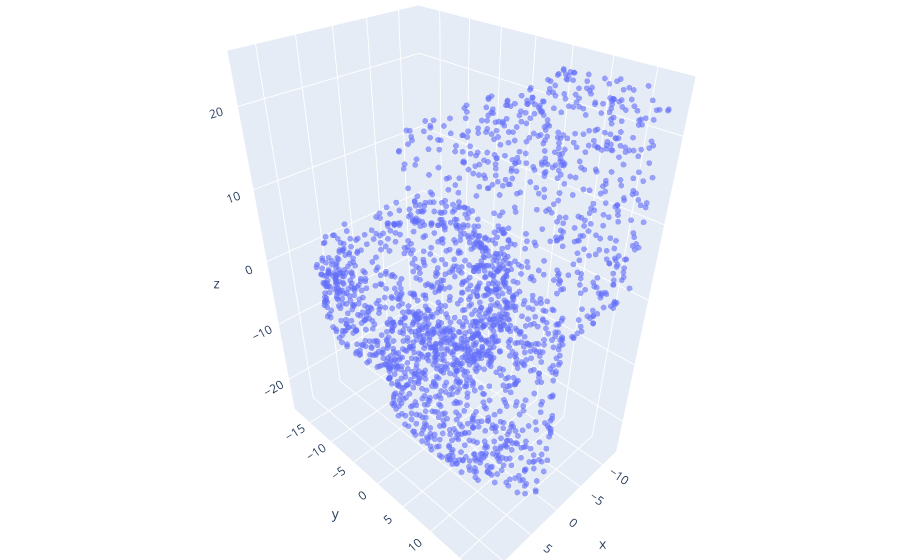

The cell this chart's notebook holds for it:
### Markdown cell above
### Plot sample

### Code cell
def plot_point_cloud(xyz, rgb=None, alpha=1.0):
    """Plot point cloud with alpha channel"""
    fig = go.Figure()
    fig.add_trace(
        go.Scatter3d(
            x=xyz[:, 0],
            y=xyz[:, 1],
            z=xyz[:, 2],
            mode="markers",
            marker=dict(color=rgb, size=2, opacity=alpha),
        )
    )
    fig.update_layout(margin=dict(l=0, r=0, b=0, t=0))
    try:
        fig.show(renderer=pio.renderers.default)
    except Exception:
        fig.show(renderer="browser")

# plot a point cloud
plot_point_cloud(train_points[1000], alpha=0.6)

### Figure 1 — Plotly figure (JSON) as saved in the notebook; plotly's stock layout.template omitted (floating-point values rounded to 4 significant figures; data arrays with more than 128 entries replaced by an {"elided": "..."} marker saying what was removed)
{"data": [{"marker": {"opacity": 0.6, "size": 2}, "mode": "markers", "type": "scatter3d", "x": {"elided": "2048 float values"}, "y": {"elided": "2048 float values"}, "z": {"elided": "2048 float values"}}], "layout": {"margin": {"b": 0, "l": 0, "r": 0, "t": 0}}}
